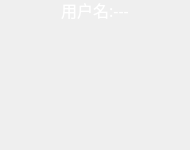
<?xml version="1.0" encoding="UTF-8"?>
<ui version="4.0">
 <class>VideoItem</class>
 <widget class="QWidget" name="VideoItem">
  <property name="geometry">
   <rect>
    <x>0</x>
    <y>0</y>
    <width>190</width>
    <height>150</height>
   </rect>
  </property>
  <property name="minimumSize">
   <size>
    <width>190</width>
    <height>150</height>
   </size>
  </property>
  <property name="windowTitle">
   <string>Form</string>
  </property>
  <layout class="QVBoxLayout" name="verticalLayout">
   <property name="spacing">
    <number>0</number>
   </property>
   <property name="leftMargin">
    <number>0</number>
   </property>
   <property name="topMargin">
    <number>0</number>
   </property>
   <property name="rightMargin">
    <number>0</number>
   </property>
   <property name="bottomMargin">
    <number>0</number>
   </property>
   <item>
    <widget class="QLabel" name="lb_name">
     <property name="minimumSize">
      <size>
       <width>0</width>
       <height>20</height>
      </size>
     </property>
     <property name="maximumSize">
      <size>
       <width>16777215</width>
       <height>20</height>
      </size>
     </property>
     <property name="font">
      <font>
       <family>微软雅黑</family>
       <pointsize>12</pointsize>
      </font>
     </property>
     <property name="styleSheet">
      <string notr="true">color:rgb(255,255,255)</string>
     </property>
     <property name="text">
      <string>用户名:---</string>
     </property>
     <property name="alignment">
      <set>Qt::AlignCenter</set>
     </property>
    </widget>
   </item>
   <item>
    <spacer name="verticalSpacer">
     <property name="orientation">
      <enum>Qt::Vertical</enum>
     </property>
     <property name="sizeHint" stdset="0">
      <size>
       <width>20</width>
       <height>127</height>
      </size>
     </property>
    </spacer>
   </item>
  </layout>
 </widget>
 <resources/>
 <connections/>
</ui>
